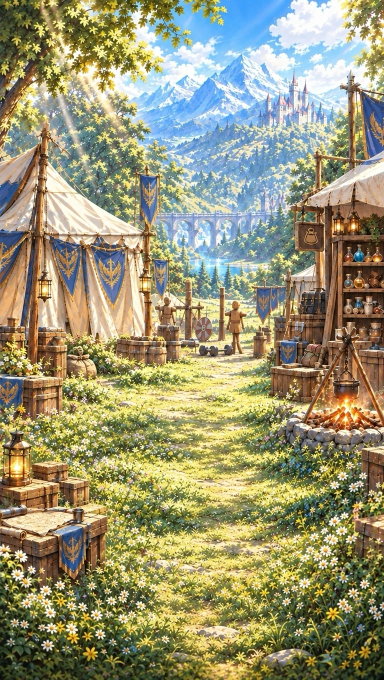
#> input picture assets/basecamp/basecamp_main.webp, 768 x 1360 px, given in place of 01_草地ベース_A1_明るい草原.png, which was not available (shown at 1/2 size); the run also reads 2 pictures not shown here
$ python derive.py ../../assets/basecamp ../../assets/battle/arena/arena_A.webp ../../assets/battle/arena/arena_A.webp
#> lines starting #> are read from the running program, lines starting #| are printed output that depends on the picture; after the words box and inside, x2 and y2 are one past the last pixel; in counts of white or black regions, pixels touching at a corner belong together; pictures that were not available may be replaced by others from this repository, and a replacement may not be noted
#!/usr/bin/env python3
"""2026-10-14 Chapter 1 A/B/C 高品質化：正式13点（ユーザー納品の PNG・1024×1024）から表示用の派生 WebP を作る。

  python3 -I tools/boardhq1014/derive.py <原本PNGのフォルダ> <出力 assets/fields/ch1a/board_hq_1014> [<確認画像の出力フォルダ>]

  原本は読むだけ（編集・上書きしない・リポジトリに置かない）。
  ・地面のくり返し7点（草 A1〜A3・石道 R1／R2・湿地 W1／W2）：
      1) 全体の明るさの傾き（平面）を引く＝くり返したときの縞を防ぐ（平均の色は変えない）
      2) 端の重なりの帯（B 画素）で「誤差が最小になる切れ目」を探して左右・上下をつなぐ（image quilting の最小誤差境界。
         切れ目の両側は同じ絵の別の場所＝ぼかして重ねないので二重像にならない。切れ目はくり返しの向きに周期的）
      3) 3×3 に並べてから縮小して中央を切る（縮小でも周期のまま）
  ・道の帯（strip）：既存の strip_road_stone.webp の縁石（上 0〜47・下 199〜255 行）はそのまま、間の敷石だけを R1／R2 に入れ替える。
      長さは R のくり返しの整数倍（帯の長さの向きに周期）。道の曲がり・分かれ目の描き方（stripAlong）は変えない
  ・景物6点（木 T1／T2・岩柱 RP1／RP2・花 F1／F2）：透明の余白を切る → 乗算済みのアルファで縮小（白・黒のふちを出さない）
"""
import hashlib
import json
import os
import sys

import numpy as np
from PIL import Image

SRC = {
    'A1': '01_草地ベース_A1_明るい草原.png', 'A2': '02_草地ベース_A2_花や草が少し多い草原.png', 'A3': '03_草地ベース_A3_少し乾いた草原.png',
    'R1': '04_石道ベース_R1_標準石畳.png', 'R2': '05_石道ベース_R2_少し上質な石畳.png',
    'W1': '06_湿地池ベース_W1_明るめの湿地.png', 'W2': '07_湿地池ベース_W2_少し深い湿地.png',
    'T1': '08_広葉樹_T1_標準大樹.png', 'T2': '09_広葉樹_T2_少し丸みのある樹木.png',
    'RP1': '10_岩柱_RP1_標準岩柱.png', 'RP2': '11_岩柱_RP2_少し大きめの岩柱.png',
    'F1': '12_花群_F1_白黄の小花群.png', 'F2': '13_花群_F2_青白黄の花群.png',
}
BAND = 112          # 重なりの帯（原本 1024 の画素）
FEATHER = 2         # 切れ目のぼかし（画素・切れ目に垂直な向きだけ）
TEX = {             # 出力名・出力の大きさ（px）
    'A1': ('ground_a1.webp', 512), 'A2': ('ground_a2.webp', 512), 'A3': ('ground_a3.webp', 512),
    'W1': ('water_w1.webp', 320), 'W2': ('water_w2.webp', 320),
    'R1': ('road_r1.webp', 256), 'R2': ('road_r2.webp', 256),
}
STRIP = {'R1': 'strip_r1.webp', 'R2': 'strip_r2.webp'}
STRIP_H = 128       # 帯の高さ（px）。canvas では 23単位 × 2px＝46px に描く＝縮小は前もって良い方法で
STRIP_TILE = 640    # 元の帯（高さ 256）に対する R のくり返し1枚の大きさ（px）＝石の大きさを既存の帯にそろえる
CURB = (47, 199)    # 既存の帯（高さ 256）の縁石の内側の行（この間を入れ替える）
PROPS = {           # 出力名・長い辺（px）
    'T1': ('tree_t1.webp', 400), 'T2': ('tree_t2.webp', 400),
    'RP1': ('rockpillar_rp1.webp', 448), 'RP2': ('rockpillar_rp2.webp', 448),
    'F1': ('flowers_f1.webp', 352), 'F2': ('flowers_f2.webp', 352),
}


def sha(p):
    with open(p, 'rb') as f:
        return hashlib.sha256(f.read()).hexdigest()


def detrend(a):
    """各色の平面（a + b x + c y）を引いて平均へ戻す＝くり返したときの明暗の縞を防ぐ"""
    h, w, _ = a.shape
    yy, xx = np.mgrid[0:h, 0:w]
    X = np.stack([np.ones(h * w), (xx.ravel() - w / 2) / w, (yy.ravel() - h / 2) / h], 1)
    out = a.copy()
    for ch in range(3):
        coef, *_ = np.linalg.lstsq(X, a[:, :, ch].ravel(), rcond=None)
        out[:, :, ch] -= (X[:, 1:] @ coef[1:]).reshape(h, w)
    return out


def cut_path(err, margin):
    """err（行 L × 帯 B）を上から下へ通る最小誤差の切れ目（各行の列 c・|Δc|≤1・最初と最後の行で同じ列＝周期）"""
    L, B = err.shape
    lo, hi = margin, B - margin
    cols = np.arange(B)
    best = (np.inf, None)
    starts = np.arange(lo, hi)
    S = len(starts)
    big = 1e18
    cost = np.full((S, B), big)
    cost[np.arange(S), starts] = err[0, starts]
    back = np.zeros((L, S, B), dtype=np.int8)
    for r in range(1, L):
        left = np.concatenate([np.full((S, 1), big), cost[:, :-1]], 1)
        right = np.concatenate([cost[:, 1:], np.full((S, 1), big)], 1)
        st = np.stack([left, cost, right], 0)
        k = st.argmin(0)
        cost = st.min(0) + err[r][None, :]
        cost[:, :lo] = big
        cost[:, hi:] = big
        back[r] = (k - 1).astype(np.int8)
    for i, s in enumerate(starts):
        if cost[i, s] < best[0]:
            best = (cost[i, s], i)
    i = best[1]
    path = np.zeros(L, dtype=int)
    c = starts[i]
    for r in range(L - 1, -1, -1):
        path[r] = c
        if r:
            c = c + back[r, i, c]
    return path


def periodic_x(a, band):
    """左右を最小誤差の切れ目でつなぐ（幅 N → N−band）"""
    h, n, _ = a.shape
    m = n - band
    A, Bs = a[:, :band], a[:, m:n]          # A＝左の帯（右へ続く）・Bs＝右の帯（左の端の先＝くり返しで左へ続く）
    err = ((A - Bs) ** 2).sum(2)
    path = cut_path(err, 6)
    j = np.arange(band)[None, :]
    mask = (j >= path[:, None]).astype(float)   # 1＝A（切れ目より右）・0＝Bs
    if FEATHER:
        k = 2 * FEATHER + 1
        pad = np.pad(mask, ((0, 0), (FEATHER, FEATHER)), mode='edge')
        mask = sum(pad[:, i:i + band] for i in range(k)) / k
    out = a[:, :m].copy()
    out[:, :band] = A * mask[:, :, None] + Bs * (1 - mask[:, :, None])
    return out


def periodic(a, band):
    a = periodic_x(a, band)
    a = periodic_x(a.transpose(1, 0, 2), band).transpose(1, 0, 2)
    return a


def resize_periodic(a, size):
    """周期の絵を周期のまま縮小（3×3 に並べて縮小 → 中央）"""
    t = np.tile(a, (3, 3, 1))
    im = Image.fromarray(np.clip(t, 0, 255).astype(np.uint8)).resize((size * 3, size * 3), Image.LANCZOS)
    return im.crop((size, size, size * 2, size * 2))


def seam_score(im):
    a = np.asarray(im.convert('RGB')).astype(float)
    inner = (np.abs(np.diff(a, axis=1)).mean() + np.abs(np.diff(a, axis=0)).mean()) / 2
    edge = (np.abs(a[:, 0] - a[:, -1]).mean() + np.abs(a[0] - a[-1]).mean()) / 2
    return round(float(edge), 2), round(float(inner), 2)


def texture(src, size):
    a = np.asarray(Image.open(src).convert('RGB')).astype(float)
    a = periodic(detrend(a), BAND)
    return resize_periodic(a, size), a


# [53 lines left out: functions strip, prop, fringe, not called in this run]


def main():
    src, dst = sys.argv[1], sys.argv[2]
    chk = sys.argv[3] if len(sys.argv) > 3 else None
    os.makedirs(dst, exist_ok=True)
    if chk:
        os.makedirs(chk, exist_ok=True)
    report = {}
    old_strip = os.path.join(os.path.dirname(__file__), '..', '..', 'assets', 'proto', 'board_art_1010', 'strip_road_stone.webp')
    for key, (name, size) in TEX.items():
        p = os.path.join(src, SRC[key])
        out, full = texture(p, size)
#> the loop in detrend, `for ch in range(3):` made 3 passes
#> coef on passes 1 to 3: [152.6, -8.09, -37.34], [149, 0.837, -63.29], [115.6, 18.58, -128.3]
#> after the loop in detrend, `for ch in range(3):`:
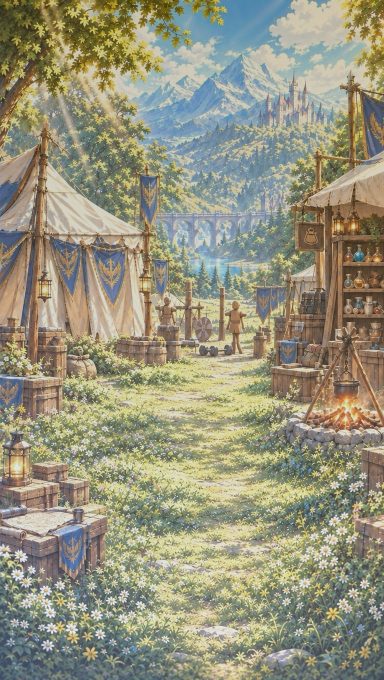
#> out: shape (1360, 768, 3) float64 (shown at 1/2 size); mean R, G, B 152.6, 149, 115.6; drawn with min black and max white
#> in periodic_x, `h, n, _ = a.shape`: h = 1360; n = 768
#> in periodic_x, `m = n - band`: m = 656
#> after the loop in cut_path, `for r in range(1, L):`:
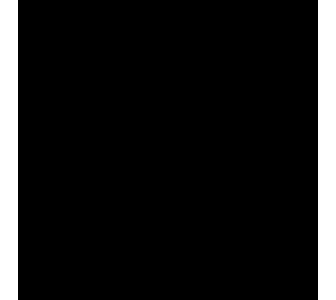
#> cost: shape (100, 112) float64 (shown 3 times larger); min 3692199.1, max 1e+18, mean 1.07e+17; drawn with min black and max white
#> the loop in cut_path, `for i, s in enumerate(starts):` made 100 passes
#> best on passes 1, 2, 3, 4, 5, 6, 7, 9, 10, 11, 12, 13: (7988786.9, 0), (7877195, 1), (7788086.6, 2), (7678865.3, 3), (7661197.9, 4), (7653797.1, 5), (7648517.8, 6), (7415182.6, 8), (7205640.5, 9), (7142698.5, 10), (7044914.5, 11), (6876168.6, 12)
#> in cut_path, `i = best[1]`: i = 89
#> in cut_path, `c = starts[i]`: c = 95
#> the loop in cut_path, `for r in range(L - 1, -1, -1):` made 1360 passes
#> c on passes 1 to 12: 94, 93, 92, 91, 90, 89, 88, 87, 86, 85, 84, 83
#> after the loop in cut_path, `for r in range(L - 1, -1, -1):`: path = 1360 values, max 105 at index 73, min 13 at index 1196, mean 67.54
#> in periodic_x, `mask = (j >= path[:, None]).astype(float)`:
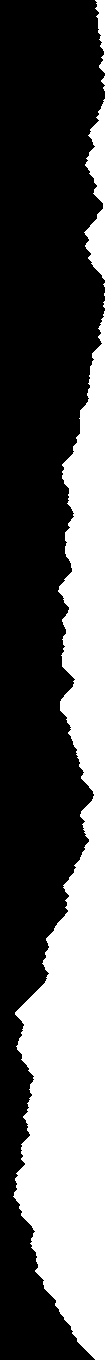
#> mask: shape (1360, 112) float64; values 0 (black) and 1 (white), 39.7% white; 1 white region, box (x1, y1, x2, y2) and area: (13, 0, 112, 1360) 60467
#> in periodic_x, `pad = np.pad(mask, ((0, 0), (FEATHER, FEATHER)), mode='edge')`: pad: shape (1360, 116) float64; values 0 (black) and 1 (white), 40.1% white; 1 white region, box (x1, y1, x2, y2) and area: (15, 0, 116, 1360) 63187
#> call 2 of periodic_x, with band = 112
#> in periodic_x (call 2), `err = ((A - Bs) ** 2).sum(2)`:
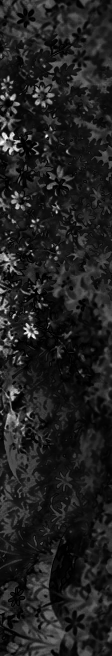
#> err: shape (656, 112) float64; min 8.38, max 221409.4, mean 28872.8; drawn with min black and max white
#> the loop in cut_path (call 2), `for i, s in enumerate(starts):` made 100 passes
#> best on passes 1, 2, 3, 4, 5, 6, 7, 8, 14, 47, 48, 49: (5424526, 0), (5372740.4, 1), (5334417.6, 2), (5283388.1, 3), (5231007.4, 4), (5191949.7, 5), (5164458, 6), (5158416.5, 7), (5153997.1, 13), (5147837.6, 46), (5002883.5, 47), (4848176.9, 48)
#> the loop in cut_path (call 2), `for r in range(L - 1, -1, -1):` made 656 passes
#> c on passes 1 to 12: 71, 72, 73, 74, 75, 75, 75, 74, 74, 75, 75, 75
#> in periodic_x (call 2), `path = cut_path(err, 6)`: path = 656 values, max 105 at index 428, min 15 at index 130, mean 56.92
#> in periodic_x (call 2), `mask = (j >= path[:, None]).astype(float)`: mask: shape (656, 112) float64; values 0 (black) and 1 (white), 49.2% white; 1 white region, box (x1, y1, x2, y2) and area: (15, 0, 112, 656) 36131
#> in periodic_x (call 2), `pad = np.pad(mask, ((0, 0), (FEATHER, FEATHER)), mode='edge')`: pad: shape (656, 116) float64; values 0 (black) and 1 (white), 49.2% white; 1 white region, box (x1, y1, x2, y2) and area: (17, 0, 116, 656) 37443
#> in resize_periodic, `return im.crop((size, size, size * 2, size * 2))`:
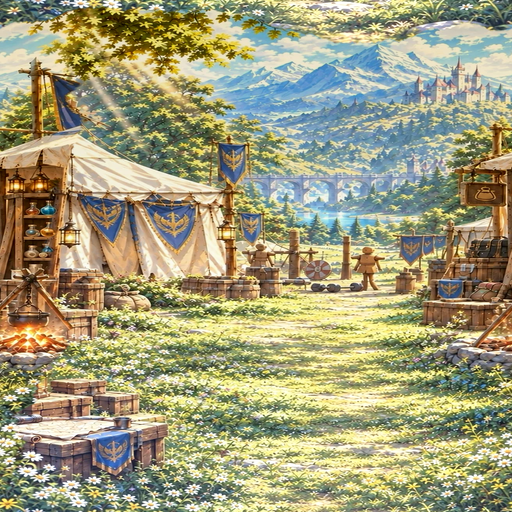
#> returned value: PIL image 512x512 RGB; mean R, G, B 160.2, 156.7, 121.9
        op = os.path.join(dst, name)
        out.save(op, 'WEBP', quality=86, method=6)
        report[key] = {'src': SRC[key], 'src_sha256': sha(p), 'out': name, 'size': list(out.size), 'out_sha256': sha(op), 'bytes': os.path.getsize(op),
                       'seam_before': seam_score(Image.open(p).resize((size, size), Image.LANCZOS)), 'seam_after': seam_score(Image.open(op))}
#> in seam_score, `a = np.asarray(im.convert('RGB')).astype(float)`:
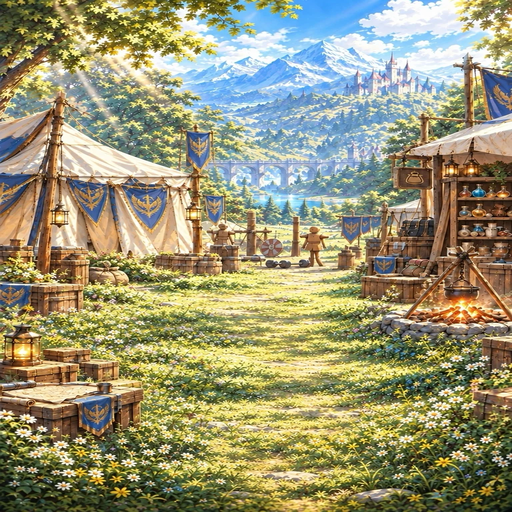
#> a: shape (512, 512, 3) float64; mean R, G, B 152.5, 149, 115.7
#> in seam_score, `inner = (np.abs(np.diff(a, axis=1)).mean() + np.abs(np.diff(a, axis=0)..`: inner = 22.54
#> in seam_score, `edge = (np.abs(a[:, 0] - a[:, -1]).mean() + np.abs(a[0] - a[-1]).mean(..`: edge = 74.64
        if key in STRIP:
            sp = os.path.join(dst, STRIP[key])
            strip(old_strip, full).save(sp, 'WEBP', quality=86, method=6, alpha_quality=100)
            report[key + '_strip'] = {'src': SRC[key] + ' ＋ assets/proto/board_art_1010/strip_road_stone.webp（縁石）', 'out': STRIP[key],
                                      'size': list(Image.open(sp).size), 'out_sha256': sha(sp), 'bytes': os.path.getsize(sp)}
        if chk:   # 2×2・4×4 のくり返し（前＝原本を縮小しただけ／後＝派生）
            for nn in (2, 4):
                cell = 1024 // nn
                before = Image.open(p).convert('RGB').resize((cell, cell), Image.LANCZOS)
                after = Image.open(op).convert('RGB').resize((cell, cell), Image.LANCZOS)
                sheet = Image.new('RGB', (2048 + 16, 1024), (255, 255, 255))
#> sheet: PIL image 2064x1024 RGB; every value is 255
                for i in range(nn):
                    for j in range(nn):
                        sheet.paste(before, (i * cell, j * cell))
                        sheet.paste(after, (1024 + 16 + i * cell, j * cell))
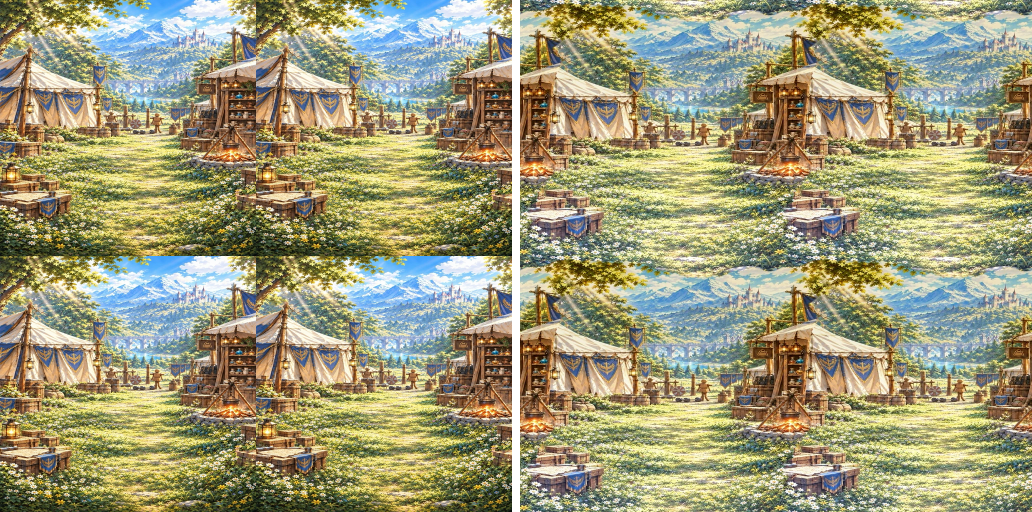
#> sheet: PIL image 2064x1024 RGB (shown at 1/2 size); mean R, G, B 157.1, 153.7, 119.9
                sheet.save(os.path.join(chk, f'tile{nn}x{nn}_{key}.png'))
    for key, (name, longest) in PROPS.items():
        p = os.path.join(src, SRC[key])
        out = prop(p, longest)
        op = os.path.join(dst, name)
        out.save(op, 'WEBP', quality=88, method=6, alpha_quality=100)
        report[key] = {'src': SRC[key], 'src_sha256': sha(p), 'out': name, 'size': list(out.size), 'out_sha256': sha(op), 'bytes': os.path.getsize(op),
                       'fringe_white_black': fringe(Image.open(op))}
    print(json.dumps(report, ensure_ascii=False, indent=1))


if __name__ == '__main__':
#> (the run stopped early here; a loop or call above may not have finished)
